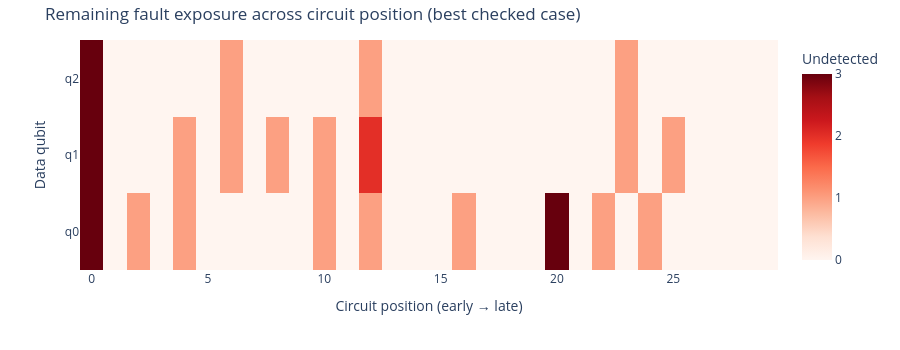

The notebook cell this image was saved under:
### Code cell
# 7) Undetected-fault heatmap over qubit and approximate position in the representative checked circuit.
bins = 30
fault_grid = np.zeros((n_data, bins))
for q, pos in best_viz["unc_cells"]:
    bin_index = min(bins - 1, int(pos) * bins // (best_viz["n_inst"] + 1))
    if 0 <= int(q) < n_data:
        fault_grid[int(q), bin_index] += 1
fault_heatmap = go.Figure(go.Heatmap(
    z=fault_grid, y=[f"q{q}" for q in range(n_data)], x=list(range(bins)), colorscale="Reds",
    colorbar=dict(title="Undetected")
))
fault_heatmap.update_layout(title="Remaining fault exposure across circuit position (best checked case)",
                            xaxis_title="Circuit position (early → late)", yaxis_title="Data qubit",
                            height=350, margin=dict(t=40))
fault_heatmap.show()

# Also print an exposure table for the selected configuration.
exposure_best_table = pd.DataFrame({
    "Qubit": [f"q{q}" for q in range(n_data)],
    "Average undetected fault types (best checked)": [float(best_viz["unc_by_qubit"][q]) for q in range(n_data)],
})
display(exposure_best_table.round(3))

### Figure 1 — Plotly figure (JSON) as saved in the notebook; plotly's stock layout.template omitted (floating-point values rounded to 4 significant figures)
{"data": [{"colorbar": {"title": {"text": "Undetected"}}, "colorscale": [[0, "rgb(255,245,240)"], [0.125, "rgb(254,224,210)"], [0.25, "rgb(252,187,161)"], [0.375, "rgb(252,146,114)"], [0.5, "rgb(251,106,74)"], [0.625, "rgb(239,59,44)"], [0.75, "rgb(203,24,29)"], [0.875, "rgb(165,15,21)"], [1, "rgb(103,0,13)"]], "type": "heatmap", "x": [0, 1, 2, 3, 4, 5, 6, 7, 8, 9, 10, 11, 12, 13, 14, 15, 16, 17, 18, 19, 20, 21, 22, 23, 24, 25, 26, 27, 28, 29], "y": ["q0", "q1", "q2"], "z": [[3.0, 0.0, 1.0, 0.0, 1.0, 0.0, 0.0, 0.0, 0.0, 0.0, 1.0, 0.0, 1.0, 0.0, 0.0, 0.0, 1.0, 0.0, 0.0, 0.0, 3.0, 0.0, 1.0, 0.0, 1.0, 0.0, 0.0, 0.0, 0.0, 0.0], [3.0, 0.0, 0.0, 0.0, 1.0, 0.0, 1.0, 0.0, 1.0, 0.0, 1.0, 0.0, 2.0, 0.0, 0.0, 0.0, 0.0, 0.0, 0.0, 0.0, 0.0, 0.0, 0.0, 1.0, 0.0, 1.0, 0.0, 0.0, 0.0, 0.0], [3.0, 0.0, 0.0, 0.0, 0.0, 0.0, 1.0, 0.0, 0.0, 0.0, 0.0, 0.0, 1.0, 0.0, 0.0, 0.0, 0.0, 0.0, 0.0, 0.0, 0.0, 0.0, 0.0, 1.0, 0.0, 0.0, 0.0, 0.0, 0.0, 0.0]]}], "layout": {"height": 350, "margin": {"t": 40}, "title": {"text": "Remaining fault exposure across circuit position (best checked case)"}, "xaxis": {"title": {"text": "Circuit position (early → late)"}}, "yaxis": {"title": {"text": "Data qubit"}}}}
